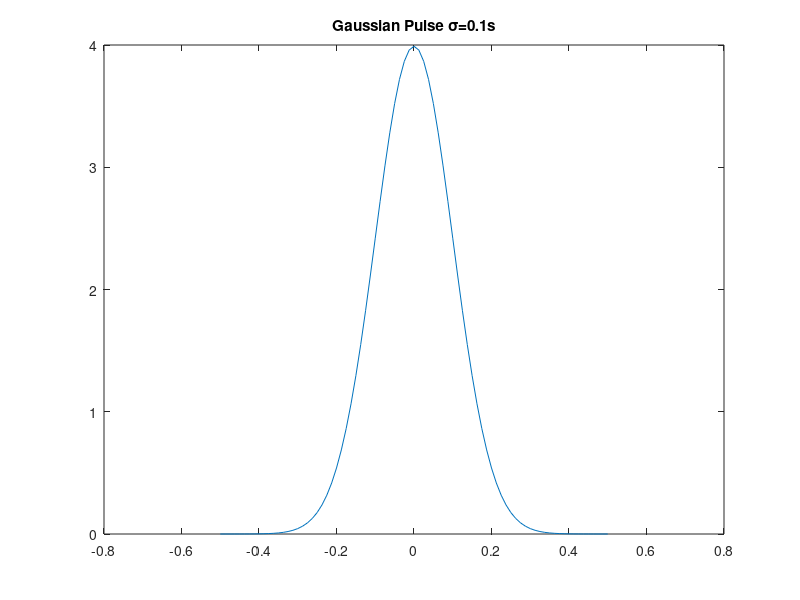

MATLAB code to generate this figure:
fs=80; %sampling frequency
sigma=0.1;%standard deviation
t=-0.5:1/fs:0.5; %time base
g=1/(sqrt(2*pi)*sigma)*(exp(-t.^2/(2*sigma^2)));
plot(t,g); title(['Gaussian Pulse \sigma=', num2str(sigma),'s']);